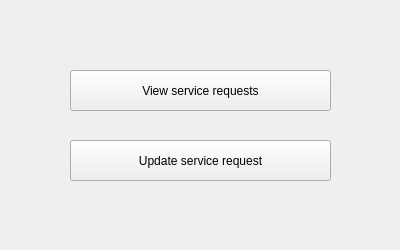
<?xml version="1.0" encoding="UTF-8"?>
<ui version="4.0">
 <class>Form</class>
 <widget class="QWidget" name="Form">
  <property name="geometry">
   <rect>
    <x>0</x>
    <y>0</y>
    <width>400</width>
    <height>250</height>
   </rect>
  </property>
  <property name="windowTitle">
   <string>Form</string>
  </property>
  <widget class="QToolButton" name="viewService">
   <property name="geometry">
    <rect>
     <x>70</x>
     <y>70</y>
     <width>261</width>
     <height>41</height>
    </rect>
   </property>
   <property name="text">
    <string>View service requests</string>
   </property>
  </widget>
  <widget class="QToolButton" name="updateService">
   <property name="geometry">
    <rect>
     <x>70</x>
     <y>140</y>
     <width>261</width>
     <height>41</height>
    </rect>
   </property>
   <property name="text">
    <string>Update service request</string>
   </property>
  </widget>
 </widget>
 <resources/>
 <connections/>
</ui>
